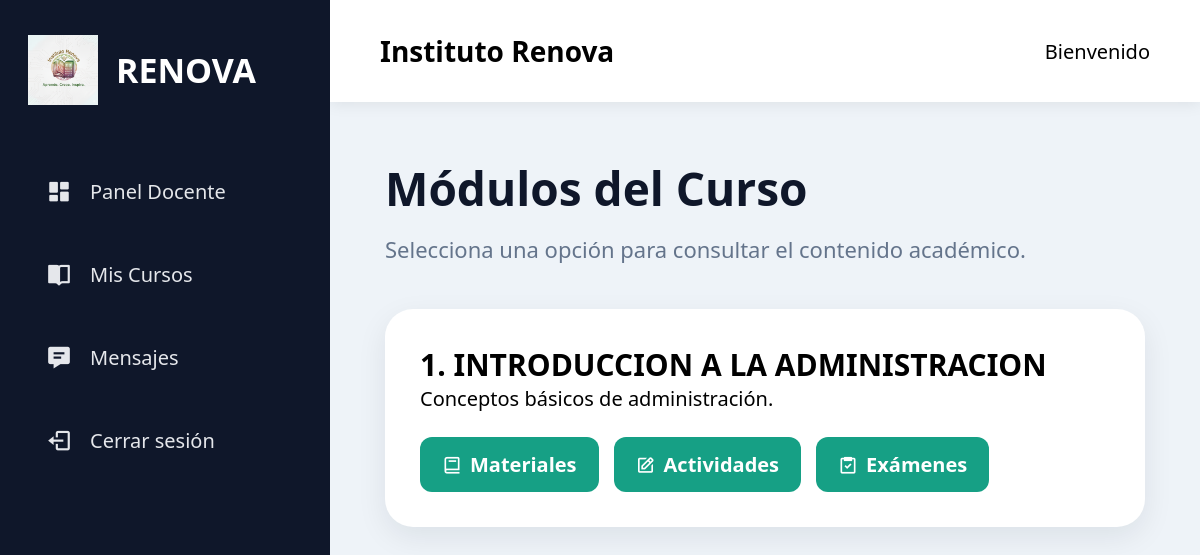
Screenshot of /estudiante/curso/1/modulos (signed in) with the database file from the repository.
### models/modulo.py (models this page shows, shortened)
class Modulo(db.Model):
    __tablename__ = 'modulos'
    id = db.Column(
        db.Integer,
        primary_key=True
    )
    titulo = db.Column(
        db.String(200),
        nullable=False
    )
    descripcion = db.Column(
        db.Text
    )
    orden = db.Column(
        db.Integer,
        default=1
    )
    fecha_creacion = db.Column(
        db.DateTime,
        default=datetime.utcnow
    )
    curso_id = db.Column(
        db.Integer,
        db.ForeignKey('cursos.id'),
        nullable=False
    )

### routes/estudiante_routes.py (the view)
@estudiante.route('/curso/<int:curso_id>/modulos')
@login_required
def modulos(curso_id):
    modulos = Modulo.query.filter_by(
        curso_id=curso_id
    ).order_by(
        Modulo.orden.asc()
    ).all()
    return render_template(
        'estudiante/modulos.html',
        modulos=modulos
    )

### app.py (called while the page is built)
@login_manager.user_loader
def load_user(user_id):
    return Usuario.query.get(int(user_id))

### templates/estudiante/modulos.html (shortened to what this page needs)
{% extends 'layout.html' %}
{% block content %}
<div class="page-header">
    <h1>Módulos del Curso</h1>
    <p>Selecciona una opción para consultar el contenido académico.</p>
</div>
{% for modulo in modulos %}
<div class="table-card">
    <h2>{{ modulo.orden }}. {{ modulo.titulo }}</h2>
    <p>
        {{ modulo.descripcion }}
    </p>
    <div class="modulo-actions">
        <a
        href="{{ url_for('estudiante.materiales', modulo_id=modulo.id) }}"
        class="modulo-btn">
            <i class='bx bx-book'></i>
            Materiales
        </a>
        <a
        href="{{ url_for('estudiante.actividades', modulo_id=modulo.id) }}"
        class="modulo-btn">
            <i class='bx bx-edit'></i>
            Actividades
        </a>
        <a
        href="{{ url_for('estudiante.examenes', modulo_id=modulo.id) }}"
        class="modulo-btn">
            <i class='bx bx-task'></i>
            Exámenes
        </a>
    </div>
</div>
{% else %}
<div class="table-card">
    <p class="empty-table">
        Este curso aún no tiene módulos disponibles.
    </p>
</div>
{% endfor %}
{% endblock %}

### static/css/style.css (style rules this page uses)
* { margin:0; padding:0; box-sizing:border-box; font-family:'Segoe UI', sans-serif; }
body { display:flex; min-height:100vh; background:#eef3f8; font-size:20px; }
.page-header { margin-bottom:45px; }
.page-header h1 { font-size:46px; color:#0f172a; margin-bottom:15px; }
.page-header p { font-size:22px; color:#64748b; }
.table-card { background:white; border-radius:28px; padding:35px; box-shadow:0 10px 30px rgba(15,23,42,.08); }
.modulo-actions { margin-top: 25px; display: flex; gap: 15px; }
.modulo-btn { background: #16a085; color: white; padding: 14px 22px; border-radius: 12px; text-decoration: none; font-weight: 600; display: flex; align-items: center; gap: 8px; transition: .3s; }
.modulo-actions { margin-top: 25px; display: flex; gap: 15px; flex-wrap: wrap; }

### rows the page displays
Modulo: orden "1", titulo "INTRODUCCION A LA ADMINISTRACION", descripcion "Conceptos básicos de administración."
